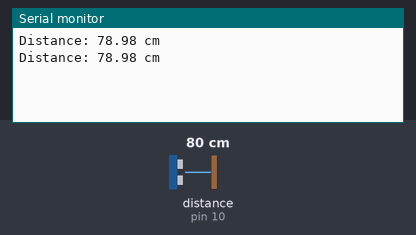
This sketch was run on a simulated Arduino Mega 2560, built with avr-gcc and run on an emulated ATmega2560. Shown: the last lines printed to the serial monitor. Wiring (inferred from the names in the program): ultrasonic range finder: trigger pin 9; echo pin 10. Inputs (shaded band) come from the test bench; at power-on: distance to the obstacle (sensor on pin 10) 80 cm. The echo pulse lasts 58.3 µs per cm.

Above: at 1.8 s.
1.9 s: distance to the obstacle (sensor on pin 10) set to 2 cm
At 2.8 s:
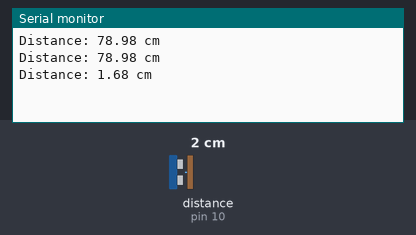
3.4 s: distance to the obstacle (sensor on pin 10) set to 4 cm
At 4.5 s:
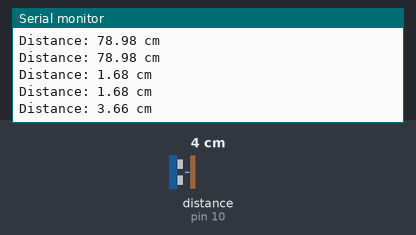
Timing chart, 0 to 6.4 s (numbered marks = the images above; inputs shaded):
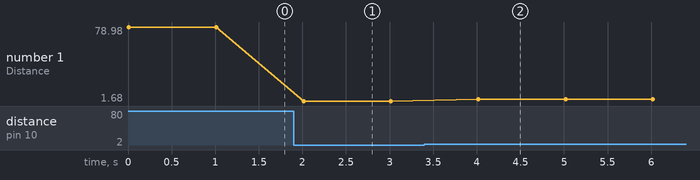

Measured:
- after the input at 1.9 s, the serial monitor: prints a new line after 0.11 s (image 1)
- after the input at 3.4 s, the serial monitor: prints a new line after 0.62 s (image 2)
- plotted number 1: 78.98 → 1.68 after the input at 1.9 s, 1.68 → 3.66 after the input at 3.4 s

The sketch:

MEGA2560.ino
```cpp
// ===== MEGA2560 ===== (TX2=16, RX2=17)
#define TRIG_PIN 9
#define ECHO_PIN 10

void setup() {
  Serial.begin(9600);     // Monitor ผ่าน USB
  Serial2.begin(9600);    // UART2 (TX2=16, RX2=17)

  pinMode(TRIG_PIN, OUTPUT);
  pinMode(ECHO_PIN, INPUT);

//  Serial.println("MEGA ready");
}

void loop() {
  float distance = readUltrasonic();

  // ส่งค่าระยะจริงเสมอ
  Serial2.print("DIST:");
  Serial2.println(distance);

  // แสดงที่ Monitor Mega ด้วย
  Serial.print("Distance: ");
  Serial.print(distance);
  Serial.println(" cm");

  delay(1000); // ทุก 1 วิ
}

float readUltrasonic() {
  digitalWrite(TRIG_PIN, LOW);
  delayMicroseconds(2);
  digitalWrite(TRIG_PIN, HIGH);
  delayMicroseconds(10);
  digitalWrite(TRIG_PIN, LOW);

  long duration = pulseIn(ECHO_PIN, HIGH, 20000); // timeout 20ms
  return duration * 0.034 / 2; // cm
}
```
